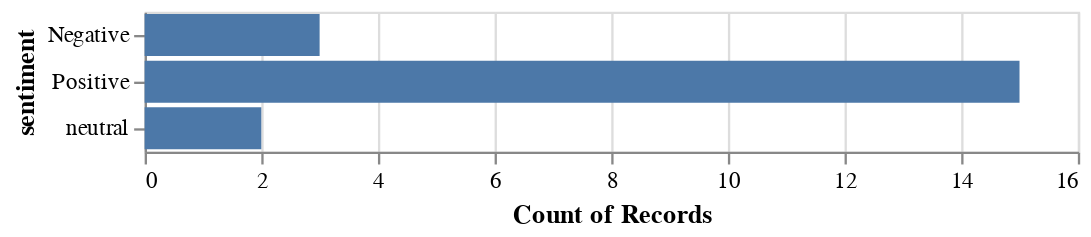

Source (notebook cell):
### Code cell
import altair as alt

alt.Chart(df).mark_bar().encode(
    alt.Y('sentiment'),
    alt.X('count()'))

### Figure 1 — Vega-Lite specification as saved in the notebook (floating-point values rounded to 4 significant figures)
{"config": {"view": {"continuousWidth": 400, "continuousHeight": 300}}, "data": {"name": "data-4df17043f6649ebccb674a6d645e8bcb"}, "mark": "bar", "encoding": {"x": {"aggregate": "count", "type": "quantitative"}, "y": {"field": "sentiment", "type": "nominal"}}, "$schema": "https://vega.github.io/schema/vega-lite/v4.17.0.json", "datasets": {"data-4df17043f6649ebccb674a6d645e8bcb": [{"recommendationid": "129452586", "author": {"steamid": "76561198053376127", "num_games_owned": 4089, "num_reviews": 55, "playtime_forever": 2717, "playtime_last_two_weeks": 0, "playtime_at_review": 2717, "last_played": 1672123610}, "language": "english", "review": "boys can t stop talking about gta   but real men deserve a red dead redemption    the story  character development  dialogues and environment  all compiled in the cutscenes  are much better than     of all netflix s tv shows of this decade  too bad we won t see rdr  until like     ish ", "timestamp_created": 1672168576, "timestamp_updated": 1672168576, "voted_up": true, "votes_up": 1021, "votes_funny": 32, "weighted_vote_score": "0.945176243782043457", "comment_count": 30, "steam_purchase": true, "received_for_free": false, "written_during_early_access": false, "hidden_in_steam_china": true, "steam_china_location": "", "polarity": -0.04, "subjectivity": 0.3733, "sentiment": "Negative"}, {"recommendationid": "129757318", "author": {"steamid": "76561198166295166", "num_games_owned": 142, "num_reviews": 1, "playtime_forever": 1355, "playtime_last_two_weeks": 569, "playtime_at_review": 117, "last_played": 1673963169}, "language": "english", "review": "a week ago i was diagnosed with a terminal illnes and the doctors have given me a year at best  i m so glad i was able to play this masterpiece before i go  i don t know how many people will see this  but i recomend to you to buy this game if you do see it  gameplay  atmosphere  graphics  story    everything is masterfully crafted  thank you rockstar games for your game ", "timestamp_created": 1672472558, "timestamp_updated": 1672472558, "voted_up": true, "votes_up": 907, "votes_funny": 67, "weighted_vote_score": "0.923746287822723389", "comment_count": 0, "steam_purchase": true, "received_for_free": false, "written_during_early_access": false, "hidden_in_steam_china": true, "steam_china_location": "", "polarity": 0.3857, "subjectivity": 0.6036, "sentiment": "Positive"}, {"recommendationid": "129358637", "author": {"steamid": "76561198038559712", "num_games_owned": 177, "num_reviews": 3, "playtime_forever": 74601, "playtime_last_two_weeks": 0, "playtime_at_review": 74601, "last_played": 1672079906}, "language": "english", "review": "played over      hours    obviously recommend", "timestamp_created": 1672080446, "timestamp_updated": 1672080446, "voted_up": true, "votes_up": 177, "votes_funny": 14, "weighted_vote_score": "0.917971611022949219", "comment_count": 0, "steam_purchase": true, "received_for_free": false, "written_during_early_access": false, "hidden_in_steam_china": true, "steam_china_location": "", "polarity": 0.0, "subjectivity": 0.5, "sentiment": "Positive"}, {"recommendationid": "129984408", "author": {"steamid": "76561198317039026", "num_games_owned": 287, "num_reviews": 38, "playtime_forever": 6438, "playtime_last_two_weeks": 0, "playtime_at_review": 6134, "last_played": 1672759828}, "language": "english", "review": "every day i torture rat micah with mods", "timestamp_created": 1672703304, "timestamp_updated": 1672703304, "voted_up": true, "votes_up": 172, "votes_funny": 67, "weighted_vote_score": "0.887068092823028564", "comment_count": 9, "steam_purchase": true, "received_for_free": false, "written_during_early_access": false, "hidden_in_steam_china": true, "steam_china_location": "", "polarity": 0.0, "subjectivity": 0.0, "sentiment": "Negative"}, {"recommendationid": "129498606", "author": {"steamid": "76561198268872053", "num_games_owned": 1228, "num_reviews": 107, "playtime_forever": 8289, "playtime_last_two_weeks": 0, "playtime_at_review": 8289, "last_played": 1616349544}, "language": "english", "review": " b red dead redemption    b  is by far the best game of all time  it s one of the biggest  most elaborate  most impressive games ever made  it s hard not to agree that this is a masterpiece in the gaming industry  but not for everyone  obviously     h  story  h   the story of the protagonist at the beginning seems simple enough  a bad man  in a gang that is engaged in robberies  sometimes murders  the player can line up arthur in a slightly different way  you can become a better person  do good deeds and get on the right path  in the middle of the game  arthur learns about the disease  which will make him repent of what he is doing and why he is doing it  the plot is told slowly  but it is exciting  interesting  thoughtful  i want to go through each mission  watch cutscenes and see what will happen next with the main character and his gang  after all  the gang is also changing and not for the best  but see for yourself   additional tasks are inferior to the plot in interestingness  some tasks act as teaching something  for example  how to rob a cart  to whom to drive it to get a reward  there are many short tasks  funny and even scary  some of the quests are connected with the heroes from dutch s gang  you can once again take a break from the storyline or learn something new and interesting  almost all tasks are quite simple  so why not go through them  next  we will talk about gaming activities and the liveliness of the world  there are a lot of them in the game  you will hardly find a more filled world than in red dead redemption    random encounters happen everywhere  whether to help people depends only on you  unexpected attacks of hostile gangs on you  of which there are only   in the game  and all over the world you can meet people from different gangs or their camps  many small tasks  random encounters  as well as the opportunity to explore the world   cigarette cards of which there are more than a hundred in the game and each card belongs to a separate collection  they can be collected and sold to a collector    dinosaur bones  there are    bones in the game  after you collect all  an additional quest will open    hunting and fishing  a total of    legendary fish and    legendary animals that require bait to catch   dreamcatchers     locations in total  they are one of the types of collectibles that hang from trees    treasure maps  caches  cave paintings  board games and much more you can find just by exploring the world  whether you do this or not is up to you    h  gameplay  h    the gameplay is very meditative  slow  but at the same time exciting and quite interesting  the game has excellent movement on a horse around the big world  excellent battles with enemy gangs  there is a hunting and fishing system  a resource management system    h  sound design and graphics  h    the game has a gorgeous picture  there is no doubt about it  i really liked the play of the rays of the sun  well done change of weather  time of day  rain   thunderstorm is generally a separate topic for admiration  in a word  not a game  but a real paradise for those who like to take beautiful screenshots  the music score also fits in very well with the game  one can feel the attention to every little thing  in the same collection of herbs  bottles  cans  opening cabinets  doors  and so on  even the process of collecting trophies from opponents  of course  the speed of collecting items suffered from this  and for many  i think  for the entire time of the game  all this will have time to get bored with order  moreover  the animations of all this are the same the horse riding is also excellent  as is the care of the filly   it s so good that i ve never used fast travel during my entire playthrough  what for    if there is so much to see around  and in general  it allowed me to fully feel the atmosphere of the game      h  conclusion  h    this is one of the best story games  if you want to get a great story for     hours and delve into the world of the wild west  you should definitely try this game if you haven t already  the game has a lot of cool activities  various secrets  very serious detailing and elaboration of small details that no one ever thinks about  but they are in the game  i want to erase my memory in order to go through this game again and get a lot of fun and enjoyment  i definitely recommend at least trying this game  even if it s not your genre    h  final score            h  ", "timestamp_created": 1672214756, "timestamp_updated": 1672214756, "voted_up": true, "votes_up": 185, "votes_funny": 8, "weighted_vote_score": "0.872343957424163818", "comment_count": 18, "steam_purchase": true, "received_for_free": false, "written_during_early_access": false, "hidden_in_steam_china": true, "steam_china_location": "", "polarity": 0.1159, "subjectivity": 0.5264, "sentiment": "Positive"}, {"recommendationid": "131095224", "author": {"steamid": "76561198341877179", "num_games_owned": 343, "num_reviews": 18, "playtime_forever": 19181, "playtime_last_two_weeks": 926, "playtime_at_review": 19181, "last_played": 1673778295}, "language": "english", "review": " h   things we learn playing this game    a bad man can turn into a good man   its never too late for redemption   be loyal to what matters   revenge is a fool s game   you can t do bad things and expect to have a good life   there is no shame looking for a better world   life is full of pain  but there is also love and beauty   we can t change what s done  we can only move on   no one could ever find gavin   mr morgan is a good man   dutch always had a goddamn plan  thank you arthur morgan    may people who played this game inspires you to finish your own life on a high honor    h  ", "timestamp_created": 1674058927, "timestamp_updated": 1674059085, "voted_up": true, "votes_up": 56, "votes_funny": 4, "weighted_vote_score": "0.763766646385192871", "comment_count": 0, "steam_purchase": true, "received_for_free": false, "written_during_early_access": false, "hidden_in_steam_china": true, "steam_china_location": "", "polarity": 0.1027, "subjectivity": 0.6223, "sentiment": "Positive"}, {"recommendationid": "129402044", "author": {"steamid": "76561198062892703", "num_games_owned": 3218, "num_reviews": 48, "playtime_forever": 3070, "playtime_last_two_weeks": 0, "playtime_at_review": 2707, "last_played": 1672326494}, "language": "english", "review": "one of the standout features of red dead redemption   is its breathtakingly beautiful and detailed open world  which is filled with a wide variety of environments  characters  and activities to discover  the game also boasts a deep and immersive story  with rich characters and a compelling narrative that keeps players engaged throughout   in terms of gameplay  red dead redemption   offers a wide range of activities  from hunting and fishing to horseback riding and gunfighting  the game s combat system is satisfying and well balanced  and the controls are smooth and responsive   overall  red dead redemption   is a must play for fans of open world games and anyone looking for a rich and immersive gaming experience  it s a testament to the power of video games as a medium for storytelling and a landmark achievement in the gaming industry ", "timestamp_created": 1672120291, "timestamp_updated": 1672120291, "voted_up": true, "votes_up": 42, "votes_funny": 1, "weighted_vote_score": "0.763506770133972168", "comment_count": 5, "steam_purchase": true, "received_for_free": false, "written_during_early_access": false, "hidden_in_steam_china": true, "steam_china_location": "", "polarity": 0.0913, "subjectivity": 0.4543, "sentiment": "Positive"}, {"recommendationid": "129618652", "author": {"steamid": "76561198101068803", "num_games_owned": 383, "num_reviews": 173, "playtime_forever": 12, "playtime_last_two_weeks": 0, "playtime_at_review": 12, "last_played": 1672332780}, "language": "english", "review": "be me  spending money on a game i ve already owned    me   hey rockstar i loved playing red dead   on ps  so i m going to buy it on pc seeing as i no longer have my ps    rockstar   great stuff  we love money  just remember you need our launcher to play the game    me   uhm    okay sure no problem  i can live with that    launcher doesn t work and i can t play the game  me   hey rockstar  your launcher doesn t work can you help me    rockstar   how about no  you ve got the internet for that    me   uhm    i really love cowboys so why not       minutes to an hour of searching for a solution  but get it working   launcher now working but game doesn t  me   hey rockstar  i fixed the launcher now how do i fix the game    rockstar   oh we don t know but the internet will    me   uhm    okay sure    for arthur      after    more minutes  find a solution   game launches in all its glory  excitement builds  check red dead online  ps  file there  but not usable  me   hey rockstar  can i maybe get my file that i spent real world currency on and a couple hundred hours in    rockstar   sure  if you don t mind paying the migration fee    me   the what now    rockstar   yeah  we know you love our product so much that you bought it a second time  we know that you loved our product to spend real world money on it  so what s a small migration fee really    me   yeah i don t think so    that seems a little unfair to me    rockstar   yeah sorry pal  then i can t help you    me   well then i guess i m refunding your product    rockstar   sure you do what you think is best pal          best troll experience from rockstar ever ", "timestamp_created": 1672333807, "timestamp_updated": 1672333807, "voted_up": false, "votes_up": 151, "votes_funny": 53, "weighted_vote_score": "0.741109788417816162", "comment_count": 0, "steam_purchase": true, "received_for_free": false, "written_during_early_access": false, "hidden_in_steam_china": true, "steam_china_location": "", "polarity": 0.1594, "subjectivity": 0.4785, "sentiment": "Positive"}, {"recommendationid": "130971916", "author": {"steamid": "76561198006284945", "num_games_owned": 486, "num_reviews": 19, "playtime_forever": 2284, "playtime_last_two_weeks": 630, "playtime_at_review": 2260, "last_played": 1674055812}, "language": "english", "review": "about this game all i can say is   rockstar games is michelangelo of the gaming world and rdr  is david    just pure perfection ", "timestamp_created": 1673878857, "timestamp_updated": 1673879259, "voted_up": true, "votes_up": 15, "votes_funny": 1, "weighted_vote_score": "0.661629319190979004", "comment_count": 1, "steam_purchase": true, "received_for_free": false, "written_during_early_access": false, "hidden_in_steam_china": true, "steam_china_location": "", "polarity": -0.09286, "subjectivity": 0.45, "sentiment": "Positive"}, {"recommendationid": "129425622", "author": {"steamid": "76561198083518854", "num_games_owned": 1341, "num_reviews": 28, "playtime_forever": 3928, "playtime_last_two_weeks": 226, "playtime_at_review": 1405, "last_played": 1673209610}, "language": "english", "review": "my english is not very good but i want to write this review in english  at the moment i write this review i only played      hours of the game  i played not that much to write this review but there are still lots of things i want to share about this game  this game is like wild west life simulation with immersive environment  it is very nice to wander around the map  doing activities like hunting  stowing animals you killed on the horse  riding and doing random encounters     the game is  reminds me of childhood because i grew up watching western movies with my family on every sunday  you know cowboys  outlaws and sheriff stuff   also fighting with natives   of course  there are also things i did not like while playing the game  like shooting without using slow motion not so funny  therefore i am always using slow motion to headshot enemies  also missions with doing daily stuff sometimes could be boring like driving coach to town to buy supplies  but i said the game is like wild west times life simulation     do i suggest this game  i would say you must play the game with best headphones you can afford to let yourself lose in immersivity of the nature and i cannot tell you anything about story because i m still playing the game  john wayne    b graphics       b   b immersivity         b   b story       b   b overall around       b ", "timestamp_created": 1672146154, "timestamp_updated": 1672146993, "voted_up": true, "votes_up": 16, "votes_funny": 0, "weighted_vote_score": "0.627501130104064941", "comment_count": 7, "steam_purchase": true, "received_for_free": false, "written_during_early_access": false, "hidden_in_steam_china": true, "steam_china_location": "", "polarity": -0.1385, "subjectivity": 0.3949, "sentiment": "Positive"}, {"recommendationid": "130286666", "author": {"steamid": "76561198814212821", "num_games_owned": 371, "num_reviews": 38, "playtime_forever": 3701, "playtime_last_two_weeks": 0, "playtime_at_review": 3701, "last_played": 1671729065}, "language": "english", "review": " hr   hr  excellent plot  game atmosphere  shootouts   there is a lot to tell about the game  but i don t want to write a monotonous drama for half a page  so just a couple of words  red dead redemption   is a game worth playing  which is worth the money  i m not going to say what a great atmosphere there is  a nice picture  and much more  just try it  you need to feel it yourself  this is not a game that you can run through by shooting everyone and everything in a few hours   the game can be studied for hours  the game has so many interesting secret places  random moments  especially mystical  i will not describe everything in detail  it will be a big spoiler for everyone  so the plot is only half of the game     hr   hr              https   steamcommunity com sharedfiles filedetails  id            https   steamcommunity com sharedfiles filedetails  id            https   steamcommunity com sharedfiles filedetails  id             table       tr           th my rating  th           th                      th           th        th ", "timestamp_created": 1673028277, "timestamp_updated": 1673379845, "voted_up": true, "votes_up": 9, "votes_funny": 1, "weighted_vote_score": "0.614850521087646484", "comment_count": 0, "steam_purchase": true, "received_for_free": false, "written_during_early_access": false, "hidden_in_steam_china": true, "steam_china_location": "", "polarity": 0.02667, "subjectivity": 0.4553, "sentiment": "Positive"}, {"recommendationid": "130013184", "author": {"steamid": "76561198086794793", "num_games_owned": 255, "num_reviews": 25, "playtime_forever": 3244, "playtime_last_two_weeks": 0, "playtime_at_review": 3244, "last_played": 1672737023}, "language": "english", "review": "things we learn playing this game    a bad man can turn into a good man   its never too late for redemption   be loyal to what matters   revenge is a fool s game   you can t do bad things and expect to have a good life   there is no shame looking for a better world   life is full of pain  but there is also love and beauty   we can t change what s done  we can only move on a truly masterpiece  i think i never played such a wonderful game ", "timestamp_created": 1672737142, "timestamp_updated": 1672737142, "voted_up": true, "votes_up": 8, "votes_funny": 0, "weighted_vote_score": "0.612664699554443359", "comment_count": 1, "steam_purchase": true, "received_for_free": false, "written_during_early_access": false, "hidden_in_steam_china": true, "steam_china_location": "", "polarity": 0.07889, "subjectivity": 0.6211, "sentiment": "Positive"}, {"recommendationid": "129122012", "author": {"steamid": "76561198202256957", "num_games_owned": 104, "num_reviews": 45, "playtime_forever": 894, "playtime_last_two_weeks": 12, "playtime_at_review": 271, "last_played": 1674149430}, "language": "english", "review": "horse balls", "timestamp_created": 1671828578, "timestamp_updated": 1671828578, "voted_up": true, "votes_up": 7, "votes_funny": 1, "weighted_vote_score": "0.606299221515655518", "comment_count": 0, "steam_purchase": true, "received_for_free": false, "written_during_early_access": false, "hidden_in_steam_china": true, "steam_china_location": "", "polarity": 0.0, "subjectivity": 0.0, "sentiment": "neutral"}, {"recommendationid": "129971452", "author": {"steamid": "76561198038372409", "num_games_owned": 264, "num_reviews": 3, "playtime_forever": 1072, "playtime_last_two_weeks": 0, "playtime_at_review": 1072, "last_played": 1672691110}, "language": "english", "review": "fantastic game  when it works  if rockstar s servers are ever down and the launcher can t connect  they make that your problem by not allowing you to even play the game in offline mode because of some  verification failed  nonsense  i don t know about you but that s unacceptable to me  why buy a game if you can t play it when you want   also this didn t come up until i had    hours in the game already so i can t even get a refund  if i had known it was gonna be like this i would not have wasted my money ", "timestamp_created": 1672691710, "timestamp_updated": 1672698273, "voted_up": false, "votes_up": 10, "votes_funny": 0, "weighted_vote_score": "0.594989120960235596", "comment_count": 0, "steam_purchase": true, "received_for_free": false, "written_during_early_access": false, "hidden_in_steam_china": true, "steam_china_location": "", "polarity": -0.2569, "subjectivity": 0.3861, "sentiment": "Positive"}, {"recommendationid": "129559698", "author": {"steamid": "76561198019023052", "num_games_owned": 176, "num_reviews": 3, "playtime_forever": 2542, "playtime_last_two_weeks": 1126, "playtime_at_review": 6, "last_played": 1674183445}, "language": "english", "review": "social club malware ", "timestamp_created": 1672272626, "timestamp_updated": 1672272626, "voted_up": false, "votes_up": 10, "votes_funny": 1, "weighted_vote_score": "0.59496462345123291", "comment_count": 0, "steam_purchase": true, "received_for_free": false, "written_during_early_access": false, "hidden_in_steam_china": true, "steam_china_location": "", "polarity": 0.03333, "subjectivity": 0.06667, "sentiment": "neutral"}, {"recommendationid": "129929882", "author": {"steamid": "76561198138686401", "num_games_owned": 444, "num_reviews": 66, "playtime_forever": 2295, "playtime_last_two_weeks": 278, "playtime_at_review": 1280, "last_played": 1673754422}, "language": "english", "review": "this game saved my life   i am      my ex wife and i have a daughter together  and adopted our son together  they are now both   years old   when we were going through our separation  i found myself lost and miserable  i was self destructive  i got so mad one day from everything spiralling out of my control that i punched some concrete in a moment of overwhelming emotion  that caused me to break my  th metacarpal in my right hand    my working hand    my games hand   the hand that i held and carried my children to bed with   the hand i desperately needed to make sure i could continue to provide   after learning of the severity of my self inflicted damage  i was borderline suicidal  keep in mind that just a few months before this  i was the happiest man with no history of depression or anxiety  i have never had fits of rage  or been one to break down and cry  but i was in a low spot that just really buried me from being able to see the light on the other side   having nothing better to do  i searched for a game i could play  one handed while i recovered  i somehow stumbled upon this game and read some of the reviews  i decided that it had to be worth a shot    i must admit  i didn t beat the game  or play nearly as long as some of you  in fact  i may have only played this game a day or two   with that being said  after doing so  i had a new found joy and hope for life  i was able to put behind me the pain and suffering that had been cast over me  i was able to experience other peoples joy and happiness  i was able to see the fruits of my  labor   i relaxed for           minutes to this music long enough to realize that i was going to be okay   after coming to that realization  i turned the game off  and i went back to work  it hurt my hand like hell but i was motivated  i stopped feeling so damn sorry for myself  and i became the father i needed to be in that moment  not the weak boy i was behaving as   today  i am close friend with my kids mother  we don t fight  or argue  or say hurtful things to each other  we are parents  and friends   i now have   kids  my third child is  wait for it  also   years old  the woman i am with was going through a very similar situation at the time of my own separation  and we just stumbled in to each others life unexpectedly  we have been in a relationship for a year now  and are very happy together   moral of the story  you never know what life holds in store for you  and if i would have given up when all the odds were stacked against me  i wouldn t be where i am today  this silly little game helped me realize that ", "timestamp_created": 1672655761, "timestamp_updated": 1672655761, "voted_up": true, "votes_up": 12, "votes_funny": 1, "weighted_vote_score": "0.594900846481323242", "comment_count": 7, "steam_purchase": true, "received_for_free": false, "written_during_early_access": false, "hidden_in_steam_china": true, "steam_china_location": "", "polarity": 0.02412, "subjectivity": 0.5128, "sentiment": "Positive"}, {"recommendationid": "129388231", "author": {"steamid": "76561198080112002", "num_games_owned": 118, "num_reviews": 21, "playtime_forever": 5562, "playtime_last_two_weeks": 0, "playtime_at_review": 5562, "last_played": 1639509676}, "language": "english", "review": "do not get me wrong  this game is worth playing for it s immersive gameplay experience and rich storytelling  you ll find plenty of things to do in the wild west setting of red dead redemption    i m just over    hours in as of writing this and i m not even     of the way done with the main story  i play in bursts and love what the game is   i don t recommend the game however because of what the profoundly incompetent nimrods at rockstar have done with it  the online content is not only now dead but was always atrocious and plagued by cheaters  not something new to rockstar online games but really seems to be bad in this one  it also will not be receiving any further content updates so rockstar can focus on gta   which if we re honest is the only franchise they actually care about anymore   the final nail in the coffin for me was the announcement of no planned dlc  the best thing about the original game for me was undead nightmare  period  all hopes for a similar mode for rdr  are dead and gone    screw you rockstar ", "timestamp_created": 1672106432, "timestamp_updated": 1672106432, "voted_up": false, "votes_up": 8, "votes_funny": 0, "weighted_vote_score": "0.591962873935699463", "comment_count": 0, "steam_purchase": true, "received_for_free": false, "written_during_early_access": false, "hidden_in_steam_china": true, "steam_china_location": "", "polarity": -0.02489, "subjectivity": 0.5186, "sentiment": "Positive"}, {"recommendationid": "130217094", "author": {"steamid": "76561198262997519", "num_games_owned": 224, "num_reviews": 14, "playtime_forever": 3936, "playtime_last_two_weeks": 0, "playtime_at_review": 3936, "last_played": 1672947645}, "language": "english", "review": "an absolute masterpiece  tarnished by an unnecessary and temperamental launcher   having finished it for the first time  i ve got to say that red dead redemption   isn t just a game  it s an experience    i m a huge fan of open world games and this is easily the best open world i ve experienced  it may not be the largest or have the most activities  but it s a joy to spend time in  it s probably the most visually impressive game i ve ever played  from the general beauty and atmosphere to fine details like footprints in mud and bullet holes in hats   those impressive visuals need a powerful pc to experience though  with an i       k and      i ended up using graphics analysis videos on youtube to configure everything to get a mostly stable    hz at     p  i have screenshots of the settings i used in my collection that may be of help   i m posting this after a single playthrough of the story mode  i didn t rush through the game but i also deliberately didn t see everything  to save plenty of side content for another time   the story hooked me in the first hour and never let go  the general pace is excellent  the characters are interesting with fantastic voice acting and the missions were varied and interesting from beginning to end  the soundtrack and general ambience are stunning  i repeatedly found myself strolling through populated areas  finding somewhere to sit and watching the world go by  listening to conversations between people that could easily have been missed  i haven t done that since my first playthrough of skyrim  the world really feels alive   red dead redemption   is easily one of the best games i ve ever played  and in my humble opinion it s one of the greatest games ever made  i could say a lot more about the game  but i don t want to spoil any aspect of it for anyone  i went in blind and i m very glad i did   it certainly isn t perfect though  the compulsory rockstar launcher sometimes decides i don t own the game  requiring a restart of just the launcher or the whole pc  i ve also experienced a few crashes when trying to load the game from the main menu  though i didn t experience a single crash once i was actually in  i experienced a few graphical glitches  like shadows not appearing or shadows not disappearing when they should  a bit of light flickering  some artifacts when very close to particle clouds and parts of the main characters face not loading  but nothing major  most were solved be reloading the last save   i did find the controls a little awkward at times  i started the game using mouse   keyboard  where i found armed combat very easy but melee combat and general movement was clumsy  after a few hours i tried a controller and found everything except armed combat much better  the free aim was too slow with controller  but enabling aim assist helped without doing all the work for me so i d personally recommend playing with a controller   i was hesitant to get this at first  as i ve never really been a fan of stories in this setting  i never played the first game and i found gtav disappointing overall  but from the opening cutscene to the end credits  red dead redemption   is enthralling  spectacular and magnificent  i very highly recommend it to anyone interested in story based games  it s an experience i certainly won t forget  ", "timestamp_created": 1672950259, "timestamp_updated": 1672950420, "voted_up": true, "votes_up": 4, "votes_funny": 0, "weighted_vote_score": "0.586547315120697021", "comment_count": 0, "steam_purchase": true, "received_for_free": false, "written_during_early_access": false, "hidden_in_steam_china": true, "steam_china_location": "", "polarity": 0.1981, "subjectivity": 0.5252, "sentiment": "Positive"}, {"recommendationid": "129507875", "author": {"steamid": "76561198037250644", "num_games_owned": 269, "num_reviews": 8, "playtime_forever": 4468, "playtime_last_two_weeks": 920, "playtime_at_review": 1516, "last_played": 1674234120}, "language": "english", "review": "my horse was teleported to next to a campfire during a story mission and then died when it walked into a bonfire  second horse died carrying a legendary pelt when it decided to turn diagonal for no reason next to a train  horses pulling the wagon for the building the house quest died when the wagon suddenly shot into the air when it hit a rock wrong at a break neck   mph  very anti horse game ", "timestamp_created": 1672225894, "timestamp_updated": 1672225894, "voted_up": false, "votes_up": 19, "votes_funny": 24, "weighted_vote_score": "0.584479570388793945", "comment_count": 0, "steam_purchase": true, "received_for_free": false, "written_during_early_access": false, "hidden_in_steam_china": true, "steam_china_location": "", "polarity": 0.0375, "subjectivity": 0.3875, "sentiment": "Negative"}, {"recommendationid": "130747551", "author": {"steamid": "76561198833160236", "num_games_owned": 72, "num_reviews": 33, "playtime_forever": 6042, "playtime_last_two_weeks": 1276, "playtime_at_review": 5989, "last_played": 1673803769}, "language": "english", "review": "entered a different century  experienced the cowboy outlaw life  i have yet to finish the story because the free roam in this game is so immersive and jaw dropping  i recently started playing the online content  all i will say is online content needs patience  i do enjoy the slow burn content  but it need more love from the devs  overall i will say this game is an experience and i recommend everybody to try it at least once ", "timestamp_created": 1673597048, "timestamp_updated": 1673597048, "voted_up": true, "votes_up": 4, "votes_funny": 0, "weighted_vote_score": "0.583333313465118408", "comment_count": 0, "steam_purchase": true, "received_for_free": false, "written_during_early_access": false, "hidden_in_steam_china": true, "steam_china_location": "", "polarity": 0.1, "subjectivity": 0.4792, "sentiment": "Positive"}]}}
